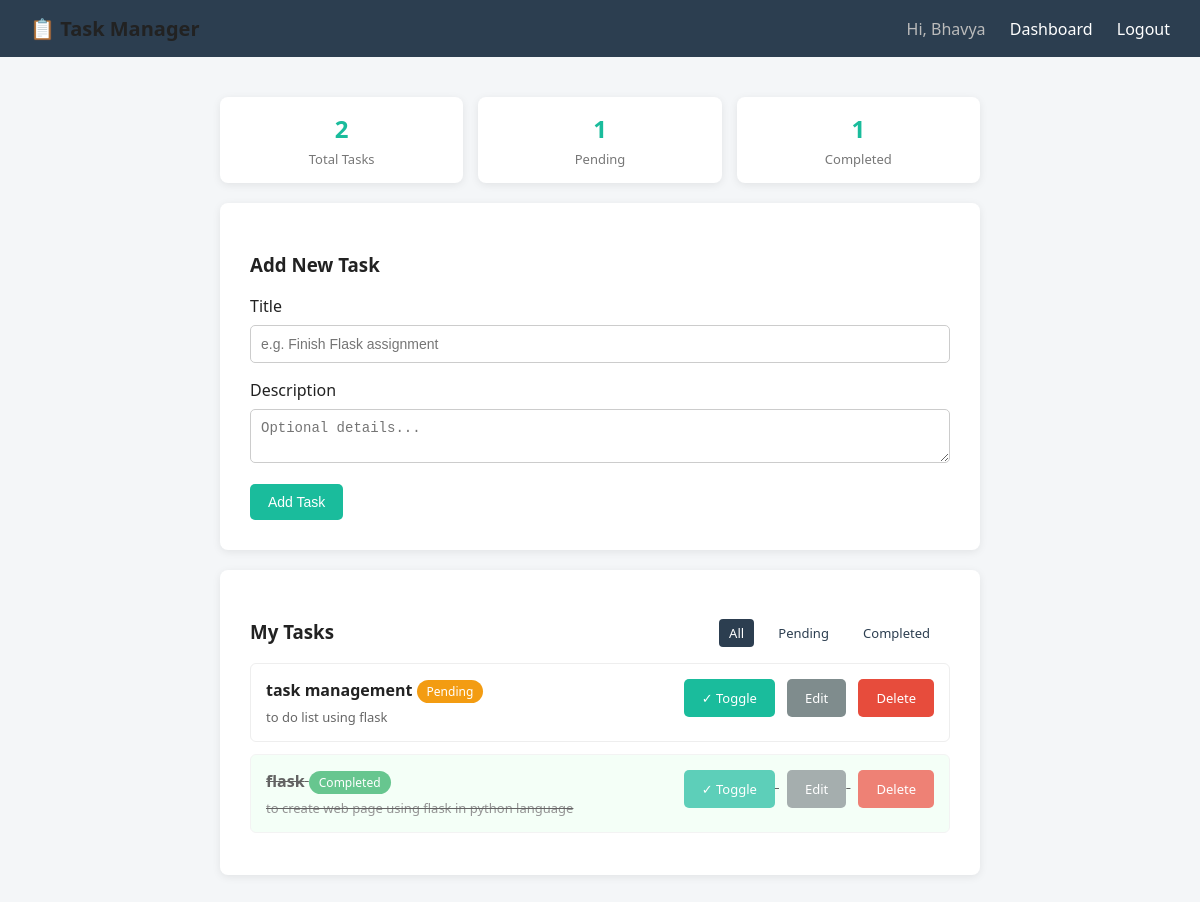
The page /dashboard (signed in) on the database its author committed.
### app.py (models this page shows)
class Task(db.Model):
    id = db.Column(db.Integer, primary_key=True)
    title = db.Column(db.String(120), nullable=False)
    description = db.Column(db.Text, nullable=True)
    status = db.Column(db.String(20), default='Pending')  # Pending / Completed
    created_at = db.Column(db.DateTime, default=datetime.utcnow)
    user_id = db.Column(db.Integer, db.ForeignKey('user.id'), nullable=False)

### app.py (the view)
@app.route('/dashboard')
@login_required
def dashboard():
    user_id = session['user_id']
    filter_status = request.args.get('status', 'All')
    query = Task.query.filter_by(user_id=user_id)
    if filter_status != 'All':
        query = query.filter_by(status=filter_status)
    tasks = query.order_by(Task.created_at.desc()).all()
    total = Task.query.filter_by(user_id=user_id).count()
    completed = Task.query.filter_by(user_id=user_id, status='Completed').count()
    pending = total - completed
    return render_template(
        'dashboard.html',
        tasks=tasks,
        total=total,
        completed=completed,
        pending=pending,
        filter_status=filter_status
    )

### app.py (called while the page is built)
def login_required(f):
    @wraps(f)
    def decorated_function(*args, **kwargs):
        if 'user_id' not in session:
            flash('Please log in to continue.', 'warning')
            return redirect(url_for('login'))
        return f(*args, **kwargs)
    return decorated_function

### templates/dashboard.html (shortened to what this page needs)
{% extends 'base.html' %}
{% block content %}
<div class="stats">
    <div class="stat-box"><h2>{{ total }}</h2><p>Total Tasks</p></div>
    <div class="stat-box"><h2>{{ pending }}</h2><p>Pending</p></div>
    <div class="stat-box"><h2>{{ completed }}</h2><p>Completed</p></div>
</div>
<div class="card" style="margin-bottom:20px;">
    <h3>Add New Task</h3>
    <form method="POST" action="{{ url_for('add_task') }}">
        <label>Title</label>
        <input type="text" name="title" placeholder="e.g. Finish Flask assignment" required>
        <label>Description</label>
        <textarea name="description" rows="2" placeholder="Optional details..."></textarea>
        <button type="Enter">Add Task</button>
    </form>
</div>
<div class="card">
    <div style="display:flex; justify-content:space-between; align-items:center;">
        <h3>My Tasks</h3>
        <div class="filters">
            <a href="{{ url_for('dashboard', status='All') }}" class="{{ 'active' if filter_status=='All' }}">All</a>
            <a href="{{ url_for('dashboard', status='Pending') }}" class="{{ 'active' if filter_status=='Pending' }}">Pending</a>
            <a href="{{ url_for('dashboard', status='Completed') }}" class="{{ 'active' if filter_status=='Completed' }}">Completed</a>
        </div>
    </div>
    {% if tasks %}
        {% for task in tasks %}
        <div class="task {{ 'completed' if task.status == 'Completed' }}">
            <div>
                <strong>{{ task.title }}</strong>
                <span class="status-badge {{ task.status }}">{{ task.status }}</span>
                {% if task.description %}<p style="margin:5px 0 0; color:#666; font-size:13px;">{{ task.description }}</p>{% endif %}
            </div>
            <div class="task-actions">
                <a href="{{ url_for('toggle_status', task_id=task.id) }}" class="btn">✓ Toggle</a>
                <a href="{{ url_for('edit_task', task_id=task.id) }}" class="btn btn-secondary">Edit</a>
                <a href="{{ url_for('delete_task', task_id=task.id) }}" class="btn btn-danger"
                   onclick="return confirm('Delete this task?');">Delete</a>
            </div>
        </div>
        {% endfor %}
    {% else %}
        <p style="color:#999;">No tasks found. Add one above!</p>
    {% endif %}
</div>
{% endblock %}

### templates/base.html (shortened to what this page needs)
<!DOCTYPE html>
<html lang="en">
<head>
</head>
<body>
    <nav>
        <div class="brand">📋 Task Manager</div>
        <div>
            {% if session.get('user_id') %}
                <span style="color:#bbb;">Hi, {{ session.get('username') }}</span>
                <a href="{{ url_for('dashboard') }}">Dashboard</a>
                <a href="{{ url_for('logout') }}">Logout</a>
            {% else %}
                <a href="{{ url_for('login') }}">Login</a>
                <a href="{{ url_for('register') }}">Register</a>
            {% endif %}
        </div>
    </nav>
    <div class="container">
        {% block content %}{% endblock %}
    </div>
</body>
</html>

### templates/base.html (style rules this page uses)
* { box-sizing: border-box; }
body { font-family: 'Segoe UI', Arial, sans-serif; background: #f4f6f8; margin: 0; color: #222; }
nav { background: #2c3e50; padding: 15px 30px; display: flex; justify-content: space-between; align-items: center; }
nav a { color: #fff; text-decoration: none; margin-left: 20px; font-weight: 500; }
.brand { font-size: 20px; font-weight: bold; }
.container { max-width: 800px; margin: 40px auto; padding: 0 20px; }
.card { background: #fff; border-radius: 8px; padding: 30px; box-shadow: 0 2px 8px rgba(0,0,0,0.08); }
input[type=text], input[type=password], textarea { width: 100%; padding: 10px; margin: 8px 0 16px 0; border: 1px solid #ccc; border-radius: 5px; font-size: 14px; }
button, .btn { background: #1abc9c; color: #fff; border: none; padding: 10px 18px; border-radius: 5px; cursor: pointer; font-size: 14px; text-decoration: none; display: inline-block; }
.btn-danger { background: #e74c3c; }
.btn-secondary { background: #7f8c8d; }
.task { border: 1px solid #eee; border-radius: 6px; padding: 15px; margin-bottom: 12px; display: flex; justify-content: space-between; align-items: flex-start; }
.task.completed { background: #f0fff4; text-decoration: line-through; opacity: 0.7; }
.task-actions a { margin-left: 8px; font-size: 13px; }
.status-badge { display: inline-block; padding: 3px 10px; border-radius: 12px; font-size: 12px; color: #fff; background: #f39c12; }
.status-badge.Completed { background: #27ae60; }
.stats { display: flex; gap: 15px; margin-bottom: 20px; }
.stat-box { flex: 1; background: #fff; border-radius: 8px; padding: 15px; text-align: center; box-shadow: 0 2px 8px rgba(0,0,0,0.08); }
.stat-box h2 { margin: 0; color: #1abc9c; }
.stat-box p { margin: 5px 0 0; color: #777; font-size: 13px; }
.filters a { margin-right: 10px; color: #2c3e50; font-size: 13px; text-decoration: none; padding: 5px 10px; border-radius: 4px; }
.filters a.active { background: #2c3e50; color: #fff; }

### rows shown on the page
Task: title "task management", status "Pending", description "to do list using flask"
Task: title "flask", status "Completed", description "to create web page using flask in python language"

### other values the page prints
{{ session.get('username') }} "Bhavya"
{{ total }} "2"
{{ pending }} "1"
{{ completed }} "1"
